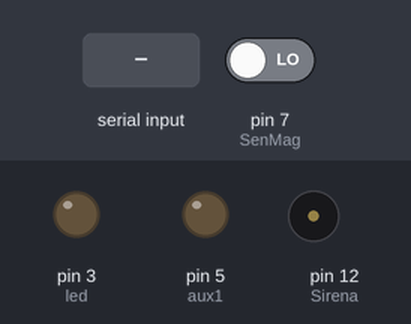
Bench run of a sketch on a simulated Arduino Uno, built with avr-gcc and run on an emulated ATmega328P. Parts: output pins drawn as LEDs (lit = HIGH), buzzer (waves = sounding). The inputs (shaded band) are chosen by the test bench; at power-on: pin 7 (SenMag) LOW.

Above: at 1.2 s.
1.3 s: "1" received over Serial
At 2.5 s:
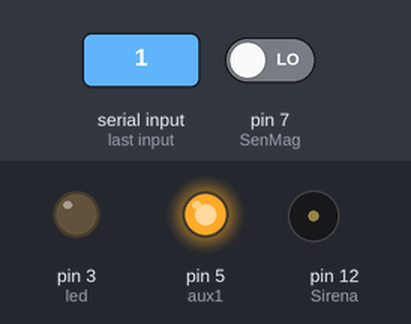
2.8 s: pin 7 (SenMag) driven HIGH
At 3.6 s:
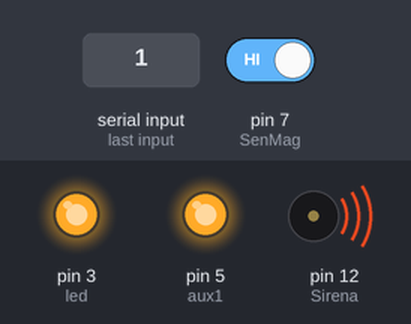
Timing chart, 0 to 8.3 s (numbered marks = the images above; inputs shaded):
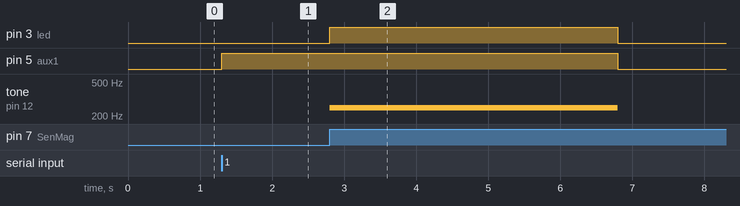

The sketch:

GSM_Alarma_envia_mensaje_-_sensor_magnetico.ino
```cpp
#include <SoftwareSerial.h>
SoftwareSerial MOD_SIM800L(8, 9);  //(RX, TX Del Módulo SIM800l)

int led = 3;
int SenMag = 7;
int Sirena = 12;
int senial = 0;
char key;
int activar;
boolean Magnetic;
unsigned long interval;
unsigned long previousMillis = 0;
unsigned long currentMillis;

int aux1 = 5;

char clave[6] = {"tartus"};

void setup() {
  Serial.begin(9600);
  MOD_SIM800L.begin(9600);
  pinMode(SenMag,INPUT);
  pinMode(Sirena,OUTPUT);
  pinMode(led,OUTPUT);

  pinMode(aux1,OUTPUT);
}

void loop() {
 do {
   key = Serial.read();
   switch(key) {
   case '1':
     if (!ControlMagnetic()) {
       ActivAlarm();
     } else {
       NegativTone();
     }
     break;

   case '2':
     //digitalWrite(aux1,0);
     break;
   } // Fin estructura de casos
 } while (key!='9');
 key = '*';

} //fin Loop


// ----------- Funciones y Procedimientos  ----------- //


void NegativTone() {
  tone(Sirena,250);
  delay(300);
  noTone(Sirena);
}


boolean ControlMagnetic() {
  if (digitalRead(SenMag)==0) {
    Magnetic = false;
  } else {
    Magnetic =true;
  }
  return Magnetic;
}

void ActivAlarm() {
  digitalWrite(aux1,1);
  do {
    key = Serial.read();
    if (digitalRead(SenMag)==1 && senial==0) {
      DisparoAlarm();
    }
  } while(key!='9' && senial == 0);
  digitalWrite(aux1,0);
  key = '9';
  senial = 0;
}

void DisparoAlarm() {
    digitalWrite( led, 1) ;
    tone(Sirena,250);
    //EnviaSMS_Linfa();
    //LlamaSergio();  // a procedimiento
    //EnviaSMS_Sergio();
    //LlamaLinfa();
    senial=1;
    interval=millis()+4000;
    while ( currentMillis <= interval && key!='9') {
       currentMillis = millis();
       key=Serial.read();
    }
    digitalWrite (led,0);
    noTone(Sirena);
}

void LlamaSergio() {
  MOD_SIM800L.println("ATD+543484687704;");
  delay(15000);
  MOD_SIM800L.println("ATH");
  delay(4000);
}

void LlamaLinfa() {
  MOD_SIM800L.println("ATD+543484355863;");
  delay(15000);
  MOD_SIM800L.println("ATH");
  delay(4000);
}

void EnviaSMS_Sergio(){
  MOD_SIM800L.println("AT+CMGF=1");                 // Activamos la funcion de envio de SMS
  delay(500);                                       // Pequeña pausa
  MOD_SIM800L.println("AT+CMGS=\"+543484687704\""); // Definimos el numero del destinatario en formato internacional
  delay(500);                                       // Pequeña pausa
  MOD_SIM800L.print("Alarma Activada!");            // Definimos el cuerpo del mensaje
  delay(500);                                       // Pequeña pausa
  MOD_SIM800L.print(char(26));                      // Enviamos el equivalente a Control+Z
  delay(1000);                                      // Pequeña pausa
  MOD_SIM800L.println("");                          // Enviamos un fin de linea
  delay(3000);                                      // Pequeña pausa
}

void EnviaSMS_Linfa(){
  MOD_SIM800L.println("AT+CMGF=1");                 // Activamos la funcion de envio de SMS
  delay(500);                                       // Pequeña pausa
  MOD_SIM800L.println("AT+CMGS=\"+543484355863\"");  // Definimos el numero del destinatario en formato internacional
  delay(500);                                       // Pequeña pausa
  MOD_SIM800L.print("Alarma Activada");                 // Definimos el cuerpo del mensaje
  delay(500);                                       // Pequeña pausa
  MOD_SIM800L.print(char(26));                      // Enviamos el equivalente a Control+Z
  delay(1000);                                      // Pequeña pausa
  MOD_SIM800L.println("");                          // Enviamos un fin de linea
  delay(3000);                                    // Pequeña pausa
}
```

Measured:
- after the input at 1.3 s, pin 5 (aux1): LOW → HIGH at once
- after the input at 2.8 s, pin 3 (led): LOW → HIGH at once, → LOW 4.0 s later; pin 5 (aux1): HIGH → LOW after 4.0 s; tone on pin 12 (Sirena): silent → 250 Hz at once, → silent 4.0 s later
